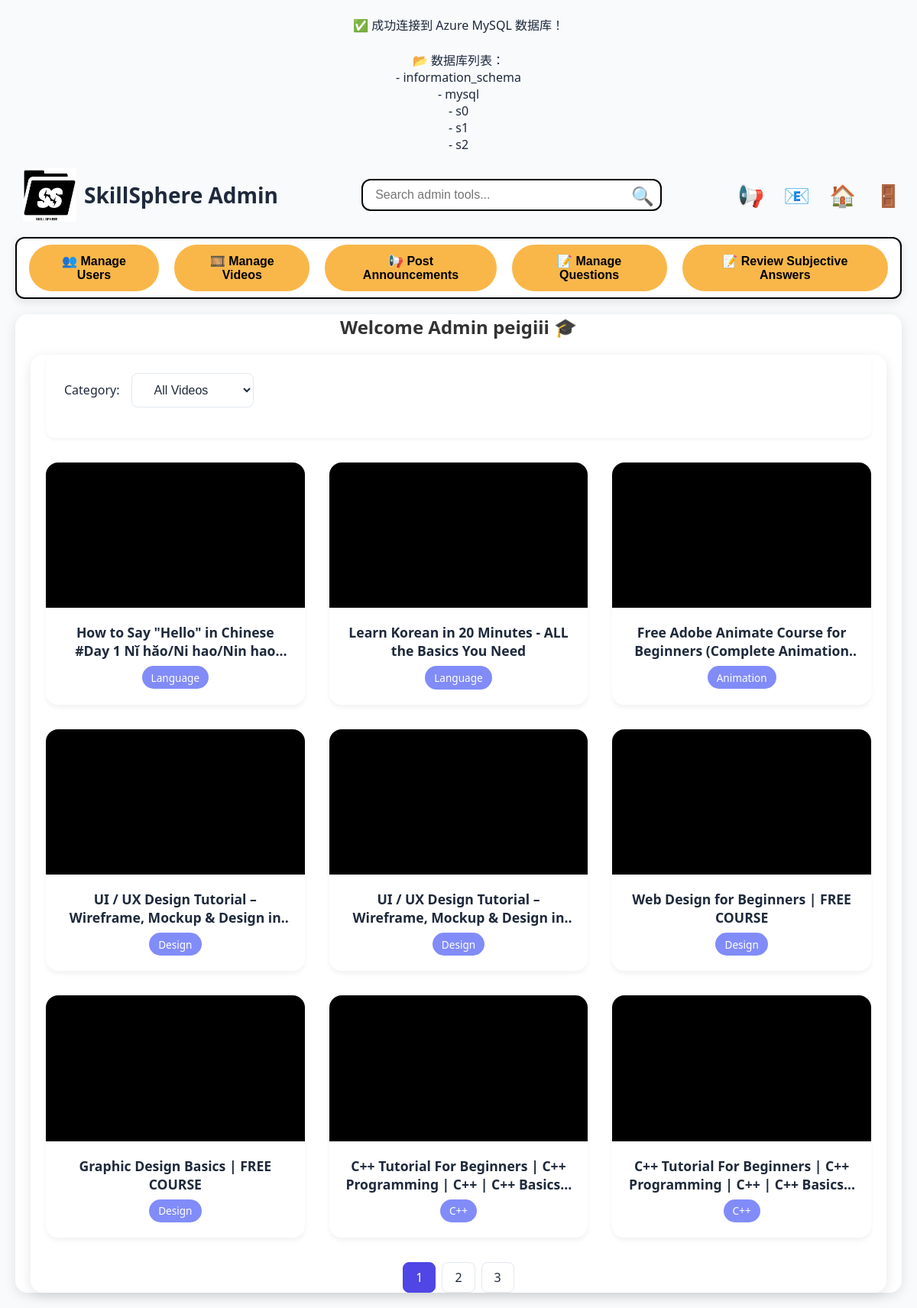
Page /templates/admin_dashboard.php (signed in) on the committed database.
### tables this page shows
CREATE TABLE `users` (
  `id` int(11) UNSIGNED NOT NULL,
  `username` varchar(50) NOT NULL,
  `email` varchar(100) NOT NULL,
  `PASSWORD` varchar(255) NOT NULL,
  `profile_picture` varchar(255) DEFAULT NULL,
  `phone` varchar(20) DEFAULT NULL,
  `country` varchar(50) DEFAULT NULL,
  `state` varchar(50) DEFAULT NULL,
  `city` varchar(50) DEFAULT NULL,
  `race` varchar(50) DEFAULT NULL,
  `avatar` varchar(255) DEFAULT NULL,
  `role` enum('admin','user') NOT NULL DEFAULT 'user',
  `created_at` datetime DEFAULT current_timestamp(),
  `last_login_at` datetime DEFAULT NULL,
  `admin_note` text DEFAULT NULL,
  `STATUS` enum('active','inactive') NOT NULL DEFAULT 'active',
  `reset_token` varchar(255) DEFAULT NULL,
  `reset_token_expires` datetime DEFAULT NULL
);

CREATE TABLE `videos` (
  `id` int(11) NOT NULL,
  `title` varchar(255) NOT NULL,
  `description` text DEFAULT NULL,
  `category` varchar(50) DEFAULT NULL,
  `file_path` varchar(255) NOT NULL,
  `thumbnail` varchar(255) DEFAULT NULL,
  `upload_time` timestamp NOT NULL DEFAULT current_timestamp(),
  `uploaded_at` datetime DEFAULT current_timestamp(),
  `like_count` int(11) DEFAULT 0,
  `user_id` int(11) NOT NULL,
  `created_at` timestamp NOT NULL DEFAULT current_timestamp(),
  `video_url` varchar(255) DEFAULT NULL
);

### templates/display_video.php (the view, shortened to what this page needs)
<?php
$servername = "localhost";
$username = "root";
$password = "";
$dbname = "skillsphere_db";
$conn = new mysqli($servername, $username, $password, $dbname);
$category = isset($_GET['category']) ? $_GET['category'] : '';
$page = isset($_GET['page']) ? max(1, intval($_GET['page'])) : 1;
$pageSize = isset($GLOBALS['pageSize']) ? $GLOBALS['pageSize'] : 9;
$where = $category ? "WHERE category='".$conn->real_escape_string($category)."'" : '';
$countSql = "SELECT COUNT(*) as cnt FROM videos $where";
$countRes = $conn->query($countSql);
$total = $countRes ? $countRes->fetch_assoc()['cnt'] : 0;
$totalPages = ceil($total / $pageSize);
$offset = ($page-1)*$pageSize;
$sql = "SELECT id, title, description, category, file_path, video_url FROM videos $where ORDER BY id DESC LIMIT $offset, $pageSize";
$result = $conn->query($sql);
?>
<!DOCTYPE html>
<html lang="en">
<head>
</head>
<body>
    <div class="container">
        <div class="filter-section">
            <form class="filter-bar" method="get" action="">
                <label for="cat">Category:</label>
                <select name="category" id="cat" onchange="this.form.submit()">
                    <option value="">All Videos</option>
                </select>
            </form>
        </div>
        <div class="grid">
            <?php if ($result && $result->num_rows > 0): ?>
                <?php while($row = $result->fetch_assoc()): ?>
                    <a href="video_detail.php?id=<?php echo $row['id']; ?>" class="video-card">
                        <div class="video-thumbnail">
                            <video src="<?php echo htmlspecialchars($row['file_path'] ?? $row['video_url']); ?>"
                                   preload="metadata"
                                   data-video-id="<?php echo $row['id']; ?>">
                            </video>
                        </div>
                        <div class="video-info">
                            <h3 class="video-title"><?php echo htmlspecialchars($row['title']); ?></h3>
                            <span class="video-category"><?php echo htmlspecialchars($row['category']); ?></span>
                        </div>
                    </a>
                <?php endwhile; ?>
            <?php else: ?>
                <div class="loading">
                    <p>No videos available</p>
                </div>
            <?php endif; ?>
        </div>
        <?php if ($totalPages > 1): ?>
            <div class="pagination">
                <?php for($i=1; $i<=$totalPages; $i++): ?>
                    <a href="?category=<?= urlencode($category) ?>&page=<?= $i ?>"
                       class="<?= $i==$page?'active':'' ?>">
                        <?= $i ?>
                    </a>
                <?php endfor; ?>
            </div>
        <?php endif; ?>
    </div>
</body>
</html>

### templates/db.php (shortened to what this page needs)
<?php
$host = 'skillspheredb.mysql.database.azure.com';
$username = 'peiyin5917@skillspheredb';
$password = '0917Peiyin.';
$dbname = 'skillsphere';
try {
    $pdo = new PDO("mysql:host=$host;dbname=$dbname;charset=utf8mb4", $username, $password);
    $pdo->setAttribute(PDO::ATTR_ERRMODE, PDO::ERRMODE_EXCEPTION);
    $stmt = $pdo->query("SHOW DATABASES;");
    echo "<br><br>📂 数据库列表：<br>";
    while ($row = $stmt->fetch(PDO::FETCH_ASSOC)) {
        echo " - " . $row['Database'] . "<br>";
    }
} catch (PDOException $e) {
    die("❌ 数据库连接失败: " . $e->getMessage());
}
?>

### templates/admin_dashboard.php (shortened to what this page needs)
<?php
require 'db.php';
$stmt = $pdo->prepare("SELECT username, role FROM users WHERE id = ?");
$stmt->execute([$_SESSION['user_id']]);
$user = $stmt->fetch(PDO::FETCH_ASSOC);
?>
<!DOCTYPE html>
<html>
<head>
    <?php include 'adminnav.php'; ?>
</head>
<body>
    <div class="container">
        <h2>Welcome Admin <?= htmlspecialchars($user['username']) ?> 🎓</h2>
    <div id="videoSection" class="video-section">
        <?php include 'display_video.php'; ?>
    </div>
</body>
</html>

### templates/adminnav.php (shortened to what this page needs)
<head>
  <link rel="stylesheet" href="style.css">
</head>
<div style="display: flex; align-items: center; justify-content: space-between; flex-wrap: wrap; gap: 20px; padding-top: 20px;">
  <div style="display: flex; align-items: center;">
    <img src="../static/final_logo.png" alt="SkillSphere Logo"
         style="width: 70px; height: 70px; margin-left: 10px;margin-right: 10px;">
    <span style="font-weight: bold; font-size: 28px;">SkillSphere Admin</span>
  </div>
  <div style="flex-grow: 1; display: flex; justify-content: center; align-items: center;">
    <input type="text" placeholder="Search admin tools..."
           style="width: 70%; max-width: 600px; padding: 10px 16px; border: 2px solid black;
                  border-radius: 12px; font-size: 16px; outline: none;">
    <span style="font-size: 24px; margin-left: -40px; cursor: pointer;"
          onclick="window.location.href='admin_dashboard.php'">🔍</span>
  </div>
  <div style="display: flex; gap: 25px; font-size: 28px;">
    <span onclick="window.location.href='manage_announcements.php'" style="cursor:pointer;">📢</span>
    <span onclick="window.location.href='mail.php'" style="cursor:pointer;">📧</span>
    <span onclick="window.location.href='admin_dashboard.php'" style="cursor:pointer;">🏠</span>
    <span onclick="window.location.href='logout.php'" style="cursor:pointer;">🚪</span>
  </div>
</div>
<div style="
  display: flex;
  justify-content: space-between;
  gap: 20px;
  margin-top: 20px;
  padding: 8px 16px;
  border: 2px solid black;
  border-radius: 12px;
  background-color: white;
  box-shadow: 0 4px 12px rgba(0, 0, 0, 0.1);
">
  <button onclick="window.location.href='manage_users.php'"
          style="margin: 0; padding: 12px 20px; background-color: #f9b74a;
                 color: black; border: none; border-radius: 30px;
                 font-size: 16px; font-weight: 600; cursor: pointer;">
    👥 Manage Users
  </button>
  <button onclick="window.location.href='manage_videos.php'"
          style="margin: 0; padding: 12px 20px; background-color: #f9b74a;
                 color: black; border: none; border-radius: 30px;
                 font-size: 16px; font-weight: 600; cursor: pointer;">
    🎞️ Manage Videos
  </button>
  <button onclick="window.location.href='manage_announcements.php'"
          style="margin: 0; padding: 12px 20px; background-color: #f9b74a;
                 color: black; border: none; border-radius: 30px;
                 font-size: 16px; font-weight: 600; cursor: pointer;">
    📢 Post Announcements
  </button>
  <button onclick="window.location.href='manage_questions.php'"
          style="margin: 0; padding: 12px 20px; background-color: #f9b74a;
                 color: black; border: none; border-radius: 30px;
                 font-size: 16px; font-weight: 600; cursor: pointer;">
    📝 Manage Questions
  </button>
  <button onclick="window.location.href='review_subjective.php'"
          style="margin: 0; padding: 12px 20px; background-color: #f9b74a;
                 color: black; border: none; border-radius: 30px;
                 font-size: 16px; font-weight: 600; cursor: pointer;">
    📝 Review Subjective Answers
  </button>
</div>

### templates/style.css (style rules this page uses)
body { font-family: Arial, sans-serif; margin: 0; padding: 0; text-align: center; background-color: white; }

### templates/admin_dashboard.php (style rules this page uses)
.container { max-width: 1200px; margin: 40px auto; background-color: white; padding: 30px; border-radius: 16px; box-shadow: 0 4px 16px rgba(0,0,0,0.1); }
h2 { text-align: center; color: #333; }
.grid { display: grid; grid-template-columns: repeat(auto-fit, minmax(200px, 1fr)); gap: 20px; margin-top: 30px; }
a { text-decoration: none; color: #333; }

### templates/display_video.php (style rules this page uses)
:root { --primary-color: #4f46e5; --secondary-color: #818cf8; --background-color: #f8fafc; --card-background: #ffffff; --text-primary: #1e293b; --text-secondary: #64748b; }
body { font-family: 'Segoe UI', system-ui, -apple-system, sans-serif; background-color: var(--background-color); margin: 0; padding: 20px; color: var(--text-primary); }
.container { max-width: 1200px; margin: 0 auto; padding: 0 20px; }
.filter-section { background: var(--card-background); padding: 1.5rem; border-radius: 12px; box-shadow: 0 2px 4px rgba(0,0,0,0.05); margin-bottom: 2rem; }
.filter-bar { display: flex; gap: 1rem; align-items: center; flex-wrap: wrap; }
.filter-bar select { padding: 0.75rem 1.5rem; border-radius: 8px; border: 1.5px solid #e2e8f0; font-size: 1rem; color: var(--text-primary); background-color: var(--card-background); cursor: pointer; transition: all 0.2s ease; }
.grid { display: grid; grid-template-columns: repeat(auto-fill, minmax(300px, 1fr)); gap: 2rem; margin-bottom: 2rem; }
.video-card { background: var(--card-background); border-radius: 16px; overflow: hidden; box-shadow: 0 4px 6px rgba(0,0,0,0.05); transition: transform 0.3s ease, box-shadow 0.3s ease; position: relative; }
.video-thumbnail { position: relative; width: 100%; padding-top: 56.25%; background: #000; overflow: hidden; }
.video-thumbnail video { position: absolute; top: 0; left: 0; width: 100%; height: 100%; object-fit: cover; }
.video-info { padding: 1.25rem; }
.video-title { font-size: 1.1rem; font-weight: 600; color: var(--text-primary); margin: 0 0 0.5rem 0; display: -webkit-box; -webkit-line-clamp: 2; -webkit-box-orient: vertical; overflow: hidden; }
.video-category { display: inline-block; padding: 0.35rem 0.75rem; background-color: var(--secondary-color); color: white; border-radius: 20px; font-size: 0.85rem; font-weight: 500; }
.pagination { display: flex; justify-content: center; gap: 0.5rem; margin-top: 2rem; }
.pagination a { padding: 0.5rem 1rem; border-radius: 8px; background: var(--card-background); color: var(--text-primary); text-decoration: none; font-weight: 500; border: 1.5px solid #e2e8f0; transition: all 0.2s ease; }
.pagination a.active, .pagination a:hover { background: var(--primary-color); color: white; border-color: var(--primary-color); }

### rows in the picture
users: username "peigiii"
videos: title "How to Say \"Hello\" in Chinese #Day 1 Nǐ hǎo/Ni hao/Nin…", category "Language"
videos: title "Learn Korean in 20 Minutes - ALL the Basics You Need", category "Language"
videos: title "Free Adobe Animate Course for Beginners (Complete…", category "Animation"
videos: title "UI / UX Design Tutorial – Wireframe, Mockup & Design…", category "Design"
videos: title "UI / UX Design Tutorial – Wireframe, Mockup & Design…", category "Design"
videos: title "Web Design for Beginners | FREE COURSE", category "Design"
videos: title "Graphic Design Basics | FREE COURSE", category "Design"
videos: title "C++ Tutorial For Beginners | C++ Programming | C++ | C++ Basics…", category "C++"
videos: title "C++ Tutorial For Beginners | C++ Programming | C++ | C++ Basics…", category "C++"

### other values in the picture
$row['Database'] "information_schema"
$row['Database'] "mysql"
$row['Database'] "s0"
$row['Database'] "s1"
$row['Database'] "s2"
